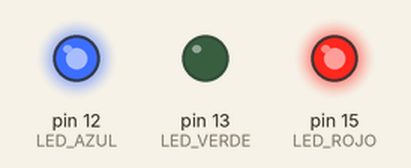
This sketch was run on a simulated Arduino Uno, built with avr-gcc and run on an emulated ATmega328P. Shown: output pins drawn as LEDs (lit = HIGH). Random numbers use the default seed unless the sketch sets one.

Above: at 0.1 s.
At 3.1 s:
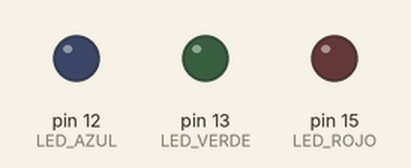
At 8.1 s:
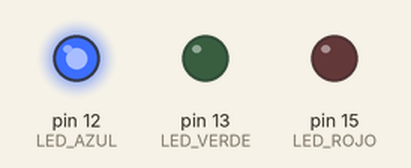
At 14.1 s:
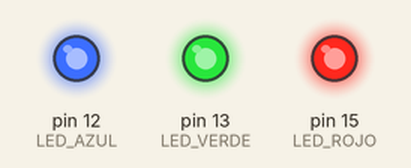
At 24.1 s:
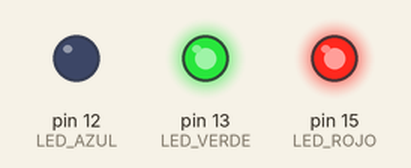
At 27.1 s:
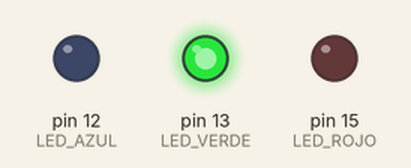
Timing chart, 0 to 40.0 s (numbered marks = the images above):
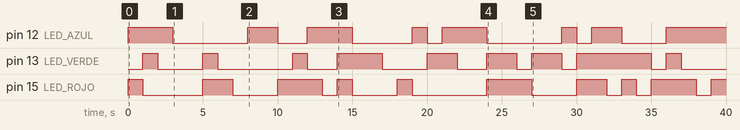

Measured:
- by itself, pin 12 (LED_AZUL): LOW → HIGH at 0.00 s, → LOW 3.0 s later, → HIGH 5.0 s later, → LOW 2.0 s later, … (15 changes in this stretch)
- by itself, pin 13 (LED_VERDE): LOW → HIGH at 1.0 s, → LOW 1.0 s later, → HIGH 3.0 s later, → LOW 1.0 s later, … (18 changes in this stretch)
- by itself, pin 15 (LED_ROJO): LOW → HIGH at 0.00 s, → LOW 1.0 s later, → HIGH 4.0 s later, → LOW 2.0 s later, … (19 changes in this stretch)

The sketch:

09_tricolor.ino
```cpp
#define LED_ROJO 15
#define LED_VERDE 13
#define LED_AZUL 12

void setup() {
  pinMode(LED_ROJO, OUTPUT);
  pinMode(LED_VERDE, OUTPUT);
  pinMode(LED_AZUL, OUTPUT);

}

void loop() {
  /*
  // LED_ROJO
   digitalWrite(LED_ROJO, LOW);
   digitalWrite(LED_VERDE, HIGH);
   digitalWrite(LED_AZUL, HIGH);

   delay(500);

   // LED_VERDE
   digitalWrite(LED_ROJO, HIGH);
   digitalWrite(LED_VERDE, LOW);
   digitalWrite(LED_AZUL, HIGH);

   delay(500);

   //LED_AZUL
   digitalWrite(LED_ROJO, HIGH);
   digitalWrite(LED_VERDE, LOW);
   digitalWrite(LED_AZUL, HIGH);

   delay(500);

// MAGENTA
   digitalWrite(LED_ROJO, LOW);
   digitalWrite(LED_VERDE, HIGH);
   digitalWrite(LED_AZUL, LOW);

   delay(500);

// CIAN
      digitalWrite(LED_ROJO, HIGH);
   digitalWrite(LED_VERDE, LOW);
   digitalWrite(LED_AZUL, LOW);

   delay(500)

AMARILLO
   digitalWrite(LED_ROJO, LOW);
   digitalWrite(LED_VERDE, LOW);
   digitalWrite(LED_AZUL, HIGH);

   delay(500)

BLANCO
   digitalWrite(LED_ROJO, LOW);
   digitalWrite(LED_VERDE, LOW);
   digitalWrite(LED_AZUL, LOW);

   delay(500);

*/

int r = 0;
int g = 0;
int b = 0;

for(;;){
  r = random(0, 255);
  g = random(0, 255);
  b = random(0, 255);

  analogWrite (LED_ROJO, r);
  analogWrite (LED_VERDE, g);
  analogWrite (LED_AZUL, b);

  delay (1000);
}
}
```
